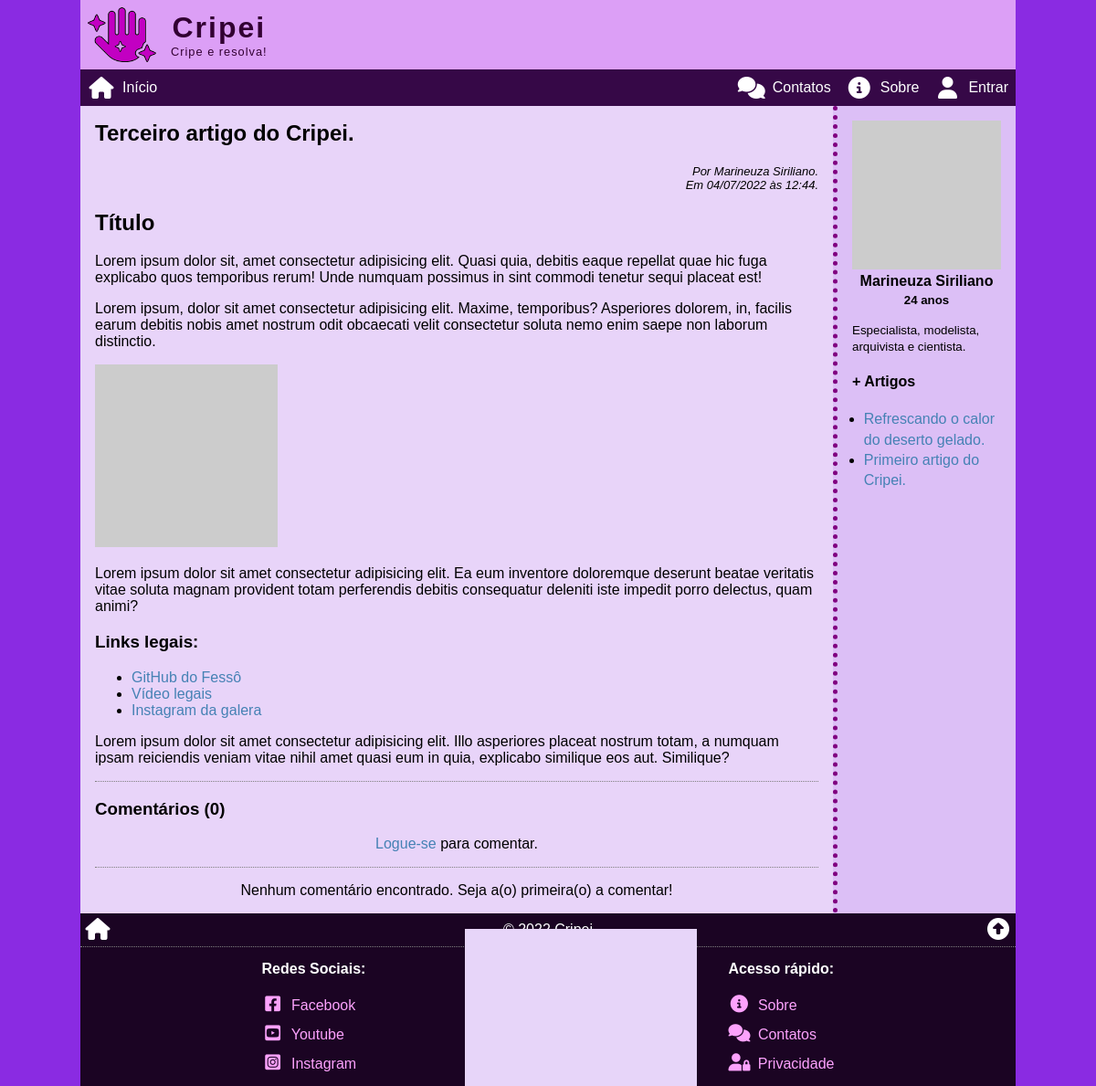
Screenshot of /view/?3 with the database file from the repository.
### tables this page shows
CREATE TABLE articles (
    art_id INT PRIMARY KEY NOT NULL AUTO_INCREMENT,
    art_date TIMESTAMP DEFAULT CURRENT_TIMESTAMP,
    art_title VARCHAR(255) NOT NULL,
    art_thumb VARCHAR(255) NOT NULL,
    art_intro VARCHAR(255) NOT NULL,
    art_author INT,
    art_content LONGTEXT NOT NULL,
    art_status ENUM('on', 'off', 'deleted') DEFAULT 'on',
    art_counter INT DEFAULT 0,
    FOREIGN KEY (art_author) REFERENCES users (user_id)
);

CREATE TABLE users (
    user_id INT PRIMARY KEY NOT NULL AUTO_INCREMENT,
    user_date TIMESTAMP DEFAULT CURRENT_TIMESTAMP,
    user_name VARCHAR(255) NOT NULL,
    user_email VARCHAR(255) NOT NULL,
    user_password VARCHAR(255) NOT NULL,
    user_avatar VARCHAR(255) NOT NULL,
    user_birth DATE NOT NULL,
    user_bio TEXT,
    user_last_login TIMESTAMP DEFAULT CURRENT_TIMESTAMP,
    user_type ENUM('admin', 'author', 'moderator', 'user') DEFAULT 'user',
    user_status ENUM('on', 'off', 'deleted') DEFAULT 'on'
);

### _config.php (called while the page is built, shortened)
<?php
function get_age($birthdate)
{
    $birth_date = date('Y-m-d', strtotime($birthdate));
    list($byear, $bmonth, $bday) = explode('-', $birth_date);
    $age = date("Y") - $byear;
    return $age;
}

### view/index.php (the view, shortened to what this page needs)
<?php
require($_SERVER['DOCUMENT_ROOT'] . '/_config.php');
$id = intval($_SERVER['QUERY_STRING']);
$sql = <<<SQL
SELECT *, DATE_FORMAT(art_date, '%d/%m/%Y às %H:%i') AS datebr FROM articles
INNER JOIN users ON art_author = user_id
WHERE art_id = '{$id}'
	AND art_status = 'on'
    AND art_date <= NOW();
SQL;
$res = $conn->query($sql);
$art = $res->fetch_assoc();
$parts = explode(' ', $art['user_name']);
$autor_name = $parts[0] . " " . $parts[count($parts) - 1];
$author_date = "Por {$autor_name}.<br>Em {$art['datebr']}.";
$page_article = <<<HTML
<h2>{$art['art_title']}</h2>
<div class="autor-date">{$author_date}</div>
<div>{$art['art_content']}</div>
<a id="comments"></a>
HTML;
$age = get_age($art['user_birth']);
$sql = <<<SQL
SELECT art_id, art_title FROM articles
WHERE art_author = '{$art['art_author']}'
	AND art_status = 'on'
    AND art_date <= NOW()
    AND art_id != '{$id}'
ORDER BY RAND()
LIMIT 5;
SQL;
$res = $conn->query($sql);
$author_arts = '';
if ($res->num_rows > 0) :
    $author_arts = '<h4 class="more-articles">+ Artigos</h4><ul>';
    while ($author_art = $res->fetch_assoc()) :
        $author_arts .= <<<HTML
    <li><a href="/view/?{$author_art['art_id']}">{$author_art['art_title']}</a></li>
HTML;
    endwhile;
    $author_arts .= '</ul>';
endif;
$page_aside = <<<HTML
<div class="author">
    <img src="{$art['user_avatar']}" alt="{$art['user_name']}">
    <h4>{$art['user_name']}</h4>
    <h5 class="age">{$age} anos</h5>
    <p><small>{$art['user_bio']}</small></p>
</div>
{$author_arts}
HTML;
$counter = intval($art['art_counter']) + 1;
$sql = "UPDATE articles SET art_counter = '{$counter}' WHERE art_id = '{$id}';";
$conn->query($sql);
require('comments.php');
$page_article .= <<<HTML
<hr class="separator">
<h3>Comentários ($total_comments)</h3>
{$comments}
HTML;
require($_SERVER['DOCUMENT_ROOT'] . '/_header.php');
echo "<article>{$page_article}</article>";
if ($page_aside != '') echo "<aside>{$page_aside}</aside>";
require($_SERVER['DOCUMENT_ROOT'] . '/_footer.php');

### view/style.css (style rules this page uses)
.autor-date { font-size: small; text-align: right; font-style: italic; }
aside .author img { display: block; margin: auto; width: 100%; max-width: 300px; height: auto; }
aside .author h4 { margin: .25rem 0 0 0; text-align: center; }
.age { margin: .25rem 0 0 0; text-align: center; }
aside ul { margin: 0; padding: 0 0 0 .8rem; line-height: 1.4; }

### style.css (style rules this page uses)
* { box-sizing: border-box; outline: none; transition: .2s; }
html, body { position: relative; width: 100%; height: 100%; padding: 0; margin: 0; font-family: sans-serif; font-size: 16px; }
header, nav, main, article, aside, footer { display: block; }
body { background-image: url('/img/background01.jpg'); background-attachment: fixed; background-color: blueviolet; background-position: center; background-repeat: no-repeat; background-size: cover; }
a { color: steelblue; text-decoration: none; }
.wrap>main>article { padding: 1rem; background: rgba(255, 255, 255, 0.8); flex-grow: 1; }
.wrap>main>article>h2:first-child, .wrap>main>aside>h3:first-child, .wrap>main>aside>h4:first-child { margin-top: 0; }
.wrap>main>article>*:last-child, .wrap>main>aside>*:last-child { margin-bottom: 0; }
.wrap>main>aside { border-top: 5px dotted purple; padding: 1rem; background: rgba(255, 255, 255, 0.7); }
@media (min-width: 768px) { .wrap>main>article { padding: 1rem; } }
@media (min-width: 768px) { .wrap>main>aside { border-top: 0; border-left: 5px dotted purple; min-width: 200px; max-width: 200px; } }
hr.separator { border: none; border-bottom: 1px dotted grey; }

### rows the page displays
articles: art_title "Terceiro artigo do Cripei.", art_author.user_name "Marineuza Siriliano", art_content "Título Lorem ipsum dolor sit, amet consectetur adipisicing elit. Quasi quia, debitis eaque repellat quae hic fuga explicabo quos temporibus rerum! Unde numquam possimus in sint commodi tenetur sequi placeat est! Lorem ipsum, dolor sit amet consectetur adipisicing elit. Maxime, temporibus? Asperiores dolorem, in, facilis earum debitis nobis amet nostrum odit obcaecati velit consectetur soluta nemo enim saepe non laborum distinctio. Lorem ipsum dolor sit amet consectetur adipisicing elit. Ea eum inventore doloremque deserunt beatae veritatis vitae soluta magnam provident totam perferendis debitis consequatur deleniti iste impedit porro delectus, quam animi? Links legais: GitHub do Fessô Vídeo…", art_counter "0", art_author.user_birth "24", art_author.user_bio "Especialista, modelista, arquivista e cientista."
articles: art_title "Refrescando o calor do deserto gelado."
articles: art_title "Primeiro artigo do Cripei."

### other values shown
$site_name "Cripei"
$site_slogan "Cripe e resolva!"
$art['datebr'] "04/07/2022 às 12:44"
